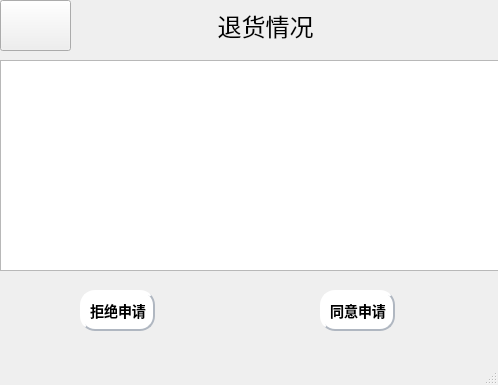
<?xml version="1.0" encoding="UTF-8"?>
<ui version="4.0">
 <class>MainWindow12</class>
 <widget class="QMainWindow" name="MainWindow12">
  <property name="geometry">
   <rect>
    <x>0</x>
    <y>0</y>
    <width>498</width>
    <height>385</height>
   </rect>
  </property>
  <property name="windowTitle">
   <string>MainWindow</string>
  </property>
  <property name="styleSheet">
   <string notr="true">


QMainWindow{background-image: url(C:/Users/12234/Documents/01/0.jpg);}


</string>
  </property>
  <widget class="QWidget" name="centralwidget">
   <widget class="QListView" name="listView">
    <property name="geometry">
     <rect>
      <x>0</x>
      <y>60</y>
      <width>501</width>
      <height>211</height>
     </rect>
    </property>
    <property name="palette">
     <palette>
      <active>
       <colorrole role="WindowText">
        <brush brushstyle="SolidPattern">
         <color alpha="255">
          <red>0</red>
          <green>0</green>
          <blue>0</blue>
         </color>
        </brush>
       </colorrole>
       <colorrole role="Text">
        <brush brushstyle="SolidPattern">
         <color alpha="255">
          <red>0</red>
          <green>0</green>
          <blue>0</blue>
         </color>
        </brush>
       </colorrole>
       <colorrole role="ButtonText">
        <brush brushstyle="SolidPattern">
         <color alpha="255">
          <red>0</red>
          <green>0</green>
          <blue>0</blue>
         </color>
        </brush>
       </colorrole>
       <colorrole role="PlaceholderText">
        <brush brushstyle="SolidPattern">
         <color alpha="128">
          <red>255</red>
          <green>255</green>
          <blue>255</blue>
         </color>
        </brush>
       </colorrole>
      </active>
      <inactive>
       <colorrole role="WindowText">
        <brush brushstyle="SolidPattern">
         <color alpha="255">
          <red>0</red>
          <green>0</green>
          <blue>0</blue>
         </color>
        </brush>
       </colorrole>
       <colorrole role="Text">
        <brush brushstyle="SolidPattern">
         <color alpha="255">
          <red>0</red>
          <green>0</green>
          <blue>0</blue>
         </color>
        </brush>
       </colorrole>
       <colorrole role="ButtonText">
        <brush brushstyle="SolidPattern">
         <color alpha="255">
          <red>0</red>
          <green>0</green>
          <blue>0</blue>
         </color>
        </brush>
       </colorrole>
       <colorrole role="PlaceholderText">
        <brush brushstyle="SolidPattern">
         <color alpha="128">
          <red>255</red>
          <green>255</green>
          <blue>255</blue>
         </color>
        </brush>
       </colorrole>
      </inactive>
      <disabled>
       <colorrole role="WindowText">
        <brush brushstyle="SolidPattern">
         <color alpha="255">
          <red>0</red>
          <green>0</green>
          <blue>0</blue>
         </color>
        </brush>
       </colorrole>
       <colorrole role="Text">
        <brush brushstyle="SolidPattern">
         <color alpha="255">
          <red>0</red>
          <green>0</green>
          <blue>0</blue>
         </color>
        </brush>
       </colorrole>
       <colorrole role="ButtonText">
        <brush brushstyle="SolidPattern">
         <color alpha="255">
          <red>0</red>
          <green>0</green>
          <blue>0</blue>
         </color>
        </brush>
       </colorrole>
       <colorrole role="PlaceholderText">
        <brush brushstyle="SolidPattern">
         <color alpha="128">
          <red>0</red>
          <green>0</green>
          <blue>0</blue>
         </color>
        </brush>
       </colorrole>
      </disabled>
     </palette>
    </property>
    <property name="styleSheet">
     <string notr="true">

QListView{background-image: url(C:/Users/12234/Documents/01/0.jpg);color: rgb(0, 0, 0);}


</string>
    </property>
   </widget>
   <widget class="QPushButton" name="pushButton">
    <property name="geometry">
     <rect>
      <x>0</x>
      <y>0</y>
      <width>71</width>
      <height>51</height>
     </rect>
    </property>
    <property name="styleSheet">
     <string notr="true">QPushButton{
background-image: url(C:/Users/12234/Documents/01/0.jpg);
border-image: url(:/image/01/pic/10.png);


 background-color: qlineargradient(x1:0, y1:0, x2:1, y2:1,
stop:0 #91c46c,stop:1#91c46c);
 
}
QPushButton:pressed {
background-color: #287d7d;
}

</string>
    </property>
    <property name="text">
     <string/>
    </property>
   </widget>
   <widget class="QPushButton" name="pushButton_2">
    <property name="geometry">
     <rect>
      <x>80</x>
      <y>290</y>
      <width>75</width>
      <height>41</height>
     </rect>
    </property>
    <property name="styleSheet">
     <string notr="true">QPushButton:hover {
background-color: #dde3f1;

}

QPushButton {
background-color: #ffffff;
color: #ffffff;
color:black;
                    /* 文字颜色 */
background-color: #ffffff;       /* 背景色 */
border-style: outset;            /* 边框风格 */
border-width: 2px;               /* 边框宽度 */
border-radius: 5px;              /* 边框圆角 */
border-color: #b0b7c1;           /* 边框颜色 */
font: bold 14px;                 /* 字体 */
min-width: 2em;                  /* 控件最小宽度 */
min-height: 2px;                 /* 控件最小高度 */
font-family: 宋体;            /* 字库 */
padding: 5px;                    /* 内边距 */
padding-left:6px;                /* 文字横向偏移 */
padding-top:6px;                 /* 文字纵向偏移 */
border-radius:15px
}
QPushButton:pressed {
background-color: #959a9e;
}
</string>
    </property>
    <property name="text">
     <string>拒绝申请</string>
    </property>
   </widget>
   <widget class="QPushButton" name="pushButton_3">
    <property name="geometry">
     <rect>
      <x>320</x>
      <y>290</y>
      <width>75</width>
      <height>41</height>
     </rect>
    </property>
    <property name="styleSheet">
     <string notr="true">QPushButton:hover {
background-color: #dde3f1;

}

QPushButton {
background-color: #ffffff;
color: #ffffff;
color:black;
                    /* 文字颜色 */
background-color: #ffffff;       /* 背景色 */
border-style: outset;            /* 边框风格 */
border-width: 2px;               /* 边框宽度 */
border-radius: 5px;              /* 边框圆角 */
border-color: #b0b7c1;           /* 边框颜色 */
font: bold 14px;                 /* 字体 */
min-width: 2em;                  /* 控件最小宽度 */
min-height: 2px;                 /* 控件最小高度 */
font-family: 宋体;            /* 字库 */
padding: 5px;                    /* 内边距 */
padding-left:6px;                /* 文字横向偏移 */
padding-top:6px;                 /* 文字纵向偏移 */
border-radius:15px
}
QPushButton:pressed {
background-color: #959a9e;
}
</string>
    </property>
    <property name="text">
     <string>同意申请</string>
    </property>
   </widget>
   <widget class="QLabel" name="label">
    <property name="geometry">
     <rect>
      <x>70</x>
      <y>0</y>
      <width>431</width>
      <height>51</height>
     </rect>
    </property>
    <property name="font">
     <font>
      <pointsize>18</pointsize>
      <weight>50</weight>
      <bold>false</bold>
      <underline>false</underline>
     </font>
    </property>
    <property name="styleSheet">
     <string notr="true">


QLabel{background-image: url(C:/Users/12234/Documents/01/0.jpg);}


</string>
    </property>
    <property name="text">
     <string>退货情况      </string>
    </property>
    <property name="alignment">
     <set>Qt::AlignCenter</set>
    </property>
   </widget>
  </widget>
  <widget class="QMenuBar" name="menubar">
   <property name="geometry">
    <rect>
     <x>0</x>
     <y>0</y>
     <width>498</width>
     <height>23</height>
    </rect>
   </property>
  </widget>
  <widget class="QStatusBar" name="statusbar"/>
 </widget>
 <resources/>
 <connections/>
</ui>
